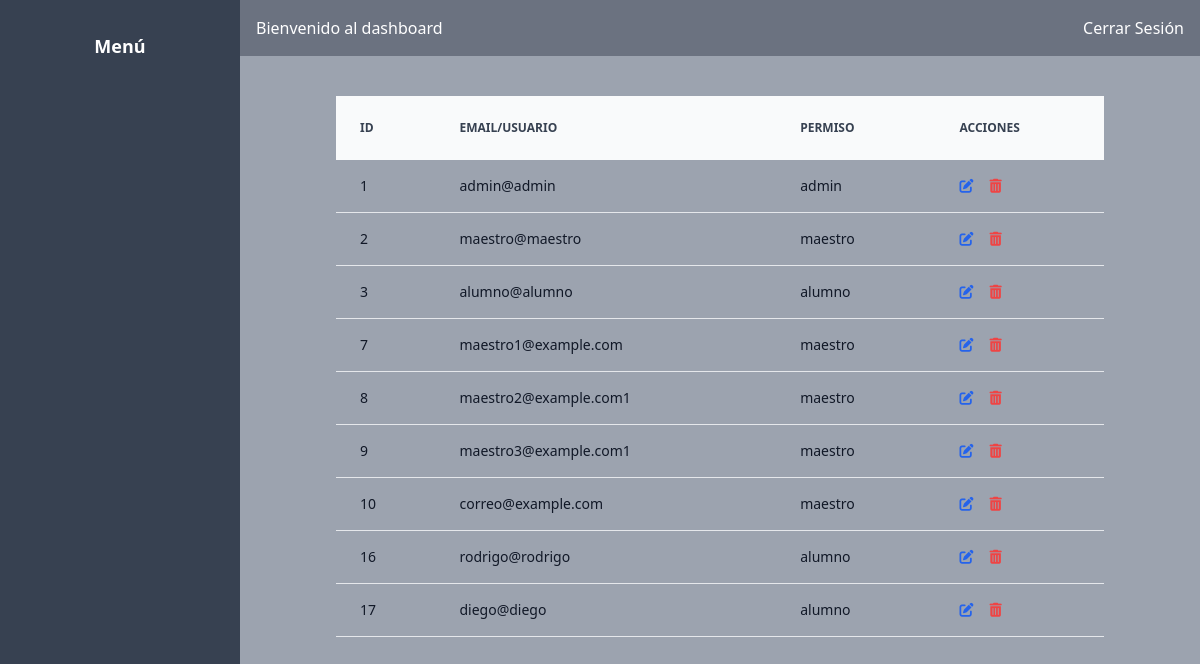
/permisos, run on the app's committed database.
### tables this page shows
CREATE TABLE `usuarios` (
  `id` int(11) NOT NULL AUTO_INCREMENT,
  `DNI` varchar(50) DEFAULT NULL,
  `nombre` varchar(150) DEFAULT NULL,
  `correo` varchar(200) DEFAULT NULL,
  `direccion` varchar(255) DEFAULT NULL,
  `fec_nac` date DEFAULT NULL,
  `contrasena` varchar(255) DEFAULT NULL,
  `rol_id` int(11) DEFAULT NULL,
  `maestro_id` int(11) DEFAULT NULL,
  `clase_id` int(11) DEFAULT NULL,
  PRIMARY KEY (`id`),
  UNIQUE KEY `correo` (`correo`),
  KEY `rol_id` (`rol_id`),
  KEY `fk_clase` (`clase_id`),
  CONSTRAINT `fk_clase` FOREIGN KEY (`clase_id`) REFERENCES `clases` (`id`),
  CONSTRAINT `usuarios_ibfk_1` FOREIGN KEY (`rol_id`) REFERENCES `roles` (`id`)
);

CREATE TABLE `roles` (
  `id` int(11) NOT NULL AUTO_INCREMENT,
  `nombre` varchar(100) DEFAULT NULL,
  PRIMARY KEY (`id`)
);

### controllers/AdminController.php (called while the page is built, shortened)
<?php
class AdminController
{
    protected $model;
    public function __construct()
    {
        $this -> model = new User();
    }
    public function index()
    {
        $permisos = $this->model->allPermisos();
        include $_SERVER["DOCUMENT_ROOT"] . "/views/permisos/read.php";
    }
}

### config/database.php (called while the page is built)
<?php
return [
    "host" => "localhost",
    "dbname" => "universitydb",
    "username" => "root",
    "password" => ""
];

### Models/Model.php (called while the page is built, shortened)
<?php
class Model
{
    private $db;
    public function __construct()
    {
        $config = include($_SERVER["DOCUMENT_ROOT"] . "/config/database.php");
        try {
            $this->db = new mysqli(
                $config["host"],
                $config["username"],
                $config["password"],
                $config["dbname"]
            );
        } catch (mysqli_sql_exception $e) {
            echo "Error: " . $e->getMessage();
        }
    }
    public function allPermisos()
    {
        $query = "SELECT usuarios.id, usuarios.correo, roles.nombre as rol_nombre FROM usuarios
              JOIN roles ON usuarios.rol_id = roles.id";
        $res = $this->db->query($query);
        $data = $res->fetch_all(MYSQLI_ASSOC);
        return $data;
    }
}

### views/permisos/read.php (the view, shortened to what this page needs)
<!DOCTYPE html>
<html lang="en">
<head>
    <link href="/dist/output.css" rel="stylesheet">
    <link rel="stylesheet" href="https://cdnjs.cloudflare.com/ajax/libs/font-awesome/6.0.0/css/all.min.css">
</head>
<body class="bg-gray-200 w-full h-screen flex">
<div class="bg-gray-700 w-1/5 h-screen p-4 text-white text-lg flex flex-col items-center">
        <h2 class="my-4 text-center text-lg font-semibold">Menú</h2>
    </div>
    <div class="bg-gray-200 w-4/5 h-screen">
        <header class="bg-gray-500 p-4 text-white flex justify-between items-center">
            <h1>Bienvenido al dashboard</h1>
            <a href="/logout" class="float-right">Cerrar Sesión</a>
        </header>
        <div class=" bg-gray-400 w-full h-full flex flex-col items-center">
            <table class="w-4/5 text-sm text-left rtl:text-right text-gray-500 dark:text-gray-400 mt-10">
                <thead class="text-xs text-gray-700 uppercase bg-gray-50 dark:bg-gray-700 dark:text-gray-400">
                    <tr>
                        <th scope="col" class="px-6 py-6">
                            ID
                        </th>
                        <th scope="col" class="px-6 py-6">
                            Email/Usuario
                        </th>
                        <th scope="col" class="px-6 py-6">
                            Permiso
                        </th>
                        <th scope="col" class="px-6 py-6">
                            Acciones
                        </th>
                    </tr>
                </thead>
                <tbody>
                    <?php foreach ($permisos as $usuario) { ?>
                        <tr class="bh-white border-b dark:bg-gray-800 dark:border-gray-700">
                            <th scope="row" class="px-6 py-4 font-medium text-gray-900 whitespace-nowrap dark:text-white">
                                <?= $usuario["id"] ?>
                            </th>
                            <th scope="row" class="px-6 py-4 font-medium text-gray-900 whitespace-nowrap dark:text-white">
                                <?= $usuario["correo"] ?>
                            </th>
                            <th scope="row" class="px-6 py-4 font-medium text-gray-900 whitespace-nowrap dark:text-white">
                                <?= $usuario["rol_nombre"] ?>
                            </th>
                            <th scope="row" class="px-6 py-4 font-medium text-gray-900 whitespace-nowrap dark:text-white flex">
                                <a href="/permisos/edit?id=<?= $usuario["id"] ?>" class="font-medium text-blue-600 dark:text-blue-500 hover:underline flex justify-center items-center mr-4"><i class="fas fa-edit"></i></a>
                                <form action="/permisos/delete" method="post" style="display: inline">
                                    <button type="submit" class="text-red-500">
                                        <i class="fas fa-trash-alt"></i>
                                    </button>
                                </form>
                            </th>
                        </tr>
                    <?php } ?>
                </tbody>
            </table>
        </div>
    </div>
    <script src="https://cdn.tailwindcss.com"></script>
</body>
</html>

### data on the page
usuarios: id "1", correo "admin@admin", rol.nombre "admin"
usuarios: id "2", correo "maestro@maestro", rol.nombre "maestro"
usuarios: id "3", correo "alumno@alumno", rol.nombre "alumno"
usuarios: id "7", correo "maestro1@example.com", rol.nombre "maestro"
usuarios: id "8", correo "maestro2@example.com1", rol.nombre "maestro"
usuarios: id "9", correo "maestro3@example.com1", rol.nombre "maestro"
usuarios: id "10", correo "correo@example.com", rol.nombre "maestro"
usuarios: id "16", correo "rodrigo@rodrigo", rol.nombre "alumno"
usuarios: id "17", correo "diego@diego", rol.nombre "alumno"
